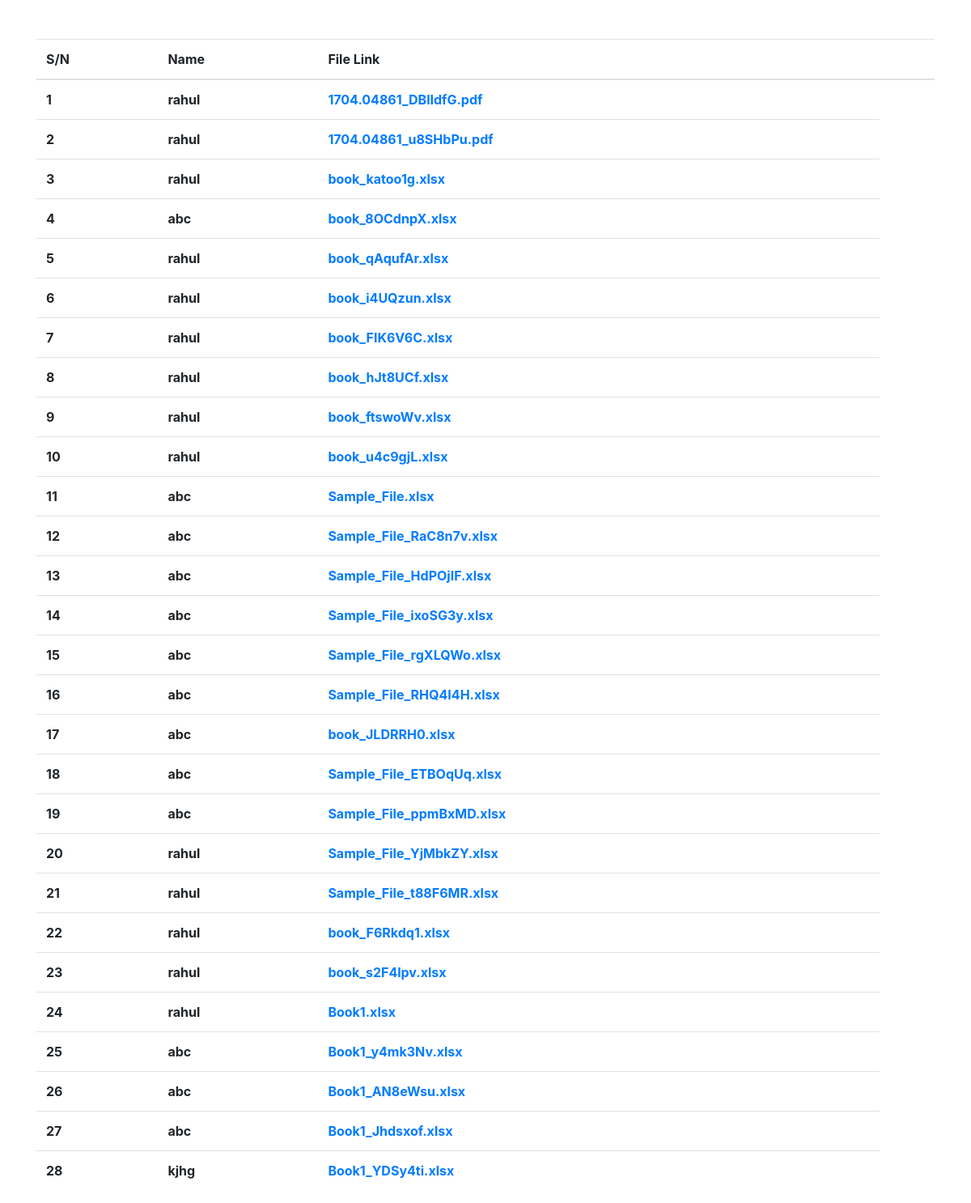
/view, run on the app's committed database.
### calc/models.py (models this page shows, shortened)
class file_upload(models.Model):
    ids = models.AutoField(primary_key=True)
    file_name = models.CharField(max_length=255)
    my_file = models.FileField(upload_to='')

### calc/views.py (the view)
# urls.py: path('view', views.show_file, name="view")
def show_file(request):
    all_data = file_upload.objects.all()
    context = {
        'data':all_data
        }
    return render(request, 'view.html', context)

### templates/view.html (shortened to what this page needs)
<!DOCTYPE html>
<html lang="en">
<head>
    <link rel="stylesheet" href="https://maxcdn.bootstrapcdn.com/bootstrap/4.0.0/css/bootstrap.min.css" />
</head>
<body>
    <div class="container mt-5">
        <div class="row">
            <div class="col-12">
                <table class="table">
                    <thead>
                        <tr>
                            <th>S/N</th>
                            <th>Name</th>
                            <th>File Link</th>
                            <th></th>
                        </tr>
                    </thead>
                    <tbody>
                        {% for d in data %}
                        <tr>
                            <th>{{forloop.counter}}</th>
                            <th>{{d.file_name}}</th>
                            <th><a href="{{d.my_file.url}}">{{d.my_file}}</a></th>
                        </tr>
                        {% endfor %}
                    </tbody>
                </table>
            </div>
        </div>
    </div>
</body>
</html>

### data on the page
file_upload: file_name "rahul", my_file "1704.04861_DBlIdfG.pdf"
file_upload: file_name "rahul", my_file "1704.04861_u8SHbPu.pdf"
file_upload: file_name "rahul", my_file "book_katoo1g.xlsx"
file_upload: file_name "abc", my_file "book_8OCdnpX.xlsx"
file_upload: file_name "rahul", my_file "book_qAqufAr.xlsx"
file_upload: file_name "rahul", my_file "book_i4UQzun.xlsx"
file_upload: file_name "rahul", my_file "book_FIK6V6C.xlsx"
file_upload: file_name "rahul", my_file "book_hJt8UCf.xlsx"
file_upload: file_name "rahul", my_file "book_ftswoWv.xlsx"
file_upload: file_name "rahul", my_file "book_u4c9gjL.xlsx"
file_upload: file_name "abc", my_file "Sample_File.xlsx"
file_upload: file_name "abc", my_file "Sample_File_RaC8n7v.xlsx"
file_upload: file_name "abc", my_file "Sample_File_HdPOjIF.xlsx"
file_upload: file_name "abc", my_file "Sample_File_ixoSG3y.xlsx"
file_upload: file_name "abc", my_file "Sample_File_rgXLQWo.xlsx"
file_upload: file_name "abc", my_file "Sample_File_RHQ4I4H.xlsx"
file_upload: file_name "abc", my_file "book_JLDRRH0.xlsx"
file_upload: file_name "abc", my_file "Sample_File_ETBOqUq.xlsx"
file_upload: file_name "abc", my_file "Sample_File_ppmBxMD.xlsx"
file_upload: file_name "rahul", my_file "Sample_File_YjMbkZY.xlsx"
file_upload: file_name "rahul", my_file "Sample_File_t88F6MR.xlsx"
file_upload: file_name "rahul", my_file "book_F6Rkdq1.xlsx"
file_upload: file_name "rahul", my_file "book_s2F4lpv.xlsx"
file_upload: file_name "rahul", my_file "Book1.xlsx"
file_upload: file_name "abc", my_file "Book1_y4mk3Nv.xlsx"
file_upload: file_name "abc", my_file "Book1_AN8eWsu.xlsx"
file_upload: file_name "abc", my_file "Book1_Jhdsxof.xlsx"
file_upload: file_name "kjhg", my_file "Book1_YDSy4ti.xlsx"
